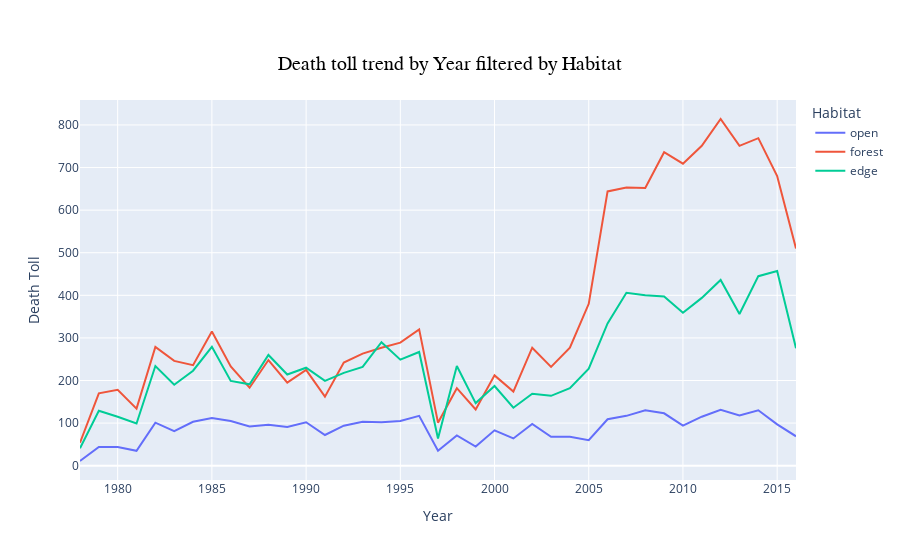

Notebook source saved alongside this figure:
### Markdown cell above
#### Death toll distribution by "Date - Year" filtered by "Habitat"
- "Habitat" - Open, Forest, Edge - their habitat affinity

- From the plot below, we can observe that the deaths in the birds which have forest or edge habitat affinity are more contributing more to deaths
- But birds which are used to open habitat are almost immune to deaths caused by collision

### Code cell
merged_data['Date_year'] = merged_data['Date'].dt.strftime('%Y')
date_toll = merged_data[['Date_year', 'Habitat']].dropna(axis='rows', how='any').pivot_table(index = ['Date_year', 'Habitat'], aggfunc ='size').reset_index().sort_values('Date_year', ascending=False)
date_toll.columns = ['Date_year', 'Habitat', 'Death_Toll']
date_toll.head()


fig = px.line(date_toll, x='Date_year', y='Death_Toll', color='Habitat', 
              labels={
                     "Date_year": "Year",
                     "Death_Toll": "Death Toll",
                 },
              title="Death toll trend by Year filtered by Habitat")

fig.update_layout(title=dict(
                    x=0.5,
                    y=0.9,
                    font=dict(
                    family="Arial",
                    size=20,
                    color='#000000'
                    )))

# Show plot 
fig.show()

### Figure 1 — Plotly figure (JSON) as saved in the notebook; plotly's stock layout.template omitted (floating-point values rounded to 4 significant figures)
{"data": [{"hovertemplate": "Habitat=open<br>Year=%{x}<br>Death Toll=%{y}<extra></extra>", "legendgroup": "open", "line": {"color": "#636efa", "dash": "solid"}, "mode": "lines", "name": "open", "orientation": "v", "showlegend": true, "type": "scatter", "x": ["2016", "2015", "2014", "2013", "2012", "2011", "2010", "2009", "2008", "2007", "2006", "2005", "2004", "2003", "2002", "2001", "2000", "1999", "1998", "1997", "1996", "1995", "1994", "1993", "1992", "1991", "1990", "1989", "1988", "1987", "1986", "1985", "1984", "1983", "1982", "1981", "1980", "1979", "1978"], "xaxis": "x", "y": [69, 97, 130, 118, 131, 115, 94, 123, 130, 117, 109, 60, 68, 68, 98, 64, 83, 45, 71, 35, 117, 105, 102, 103, 94, 72, 102, 91, 96, 92, 105, 112, 103, 81, 101, 35, 44, 44, 11], "yaxis": "y"}, {"hovertemplate": "Habitat=forest<br>Year=%{x}<br>Death Toll=%{y}<extra></extra>", "legendgroup": "forest", "line": {"color": "#EF553B", "dash": "solid"}, "mode": "lines", "name": "forest", "orientation": "v", "showlegend": true, "type": "scatter", "x": ["2016", "2015", "2014", "2013", "2012", "2011", "2010", "2009", "2008", "2007", "2006", "2005", "2004", "2003", "2002", "2001", "2000", "1999", "1998", "1997", "1996", "1995", "1994", "1993", "1992", "1991", "1990", "1989", "1988", "1987", "1986", "1985", "1984", "1983", "1982", "1981", "1980", "1979", "1978"], "xaxis": "x", "y": [510, 680, 769, 751, 814, 751, 709, 736, 652, 653, 644, 380, 277, 232, 277, 174, 212, 132, 182, 101, 320, 289, 277, 263, 242, 162, 225, 195, 248, 183, 233, 315, 236, 246, 279, 134, 178, 170, 54], "yaxis": "y"}, {"hovertemplate": "Habitat=edge<br>Year=%{x}<br>Death Toll=%{y}<extra></extra>", "legendgroup": "edge", "line": {"color": "#00cc96", "dash": "solid"}, "mode": "lines", "name": "edge", "orientation": "v", "showlegend": true, "type": "scatter", "x": ["2016", "2015", "2014", "2013", "2012", "2011", "2010", "2009", "2008", "2007", "2006", "2005", "2004", "2003", "2002", "2001", "2000", "1999", "1998", "1997", "1996", "1995", "1994", "1993", "1992", "1991", "1990", "1989", "1988", "1987", "1986", "1985", "1984", "1983", "1982", "1981", "1980", "1979", "1978"], "xaxis": "x", "y": [276, 457, 445, 356, 436, 394, 359, 397, 400, 406, 334, 228, 182, 164, 169, 136, 187, 147, 234, 64, 267, 249, 290, 232, 218, 199, 230, 214, 260, 191, 199, 279, 223, 190, 234, 99, 115, 129, 41], "yaxis": "y"}], "layout": {"legend": {"title": {"text": "Habitat"}, "tracegroupgap": 0}, "title": {"font": {"color": "#000000", "family": "Arial", "size": 20}, "text": "Death toll trend by Year filtered by Habitat", "x": 0.5, "y": 0.9}, "xaxis": {"anchor": "y", "domain": [0, 1], "title": {"text": "Year"}}, "yaxis": {"anchor": "x", "domain": [0, 1], "title": {"text": "Death Toll"}}}}
